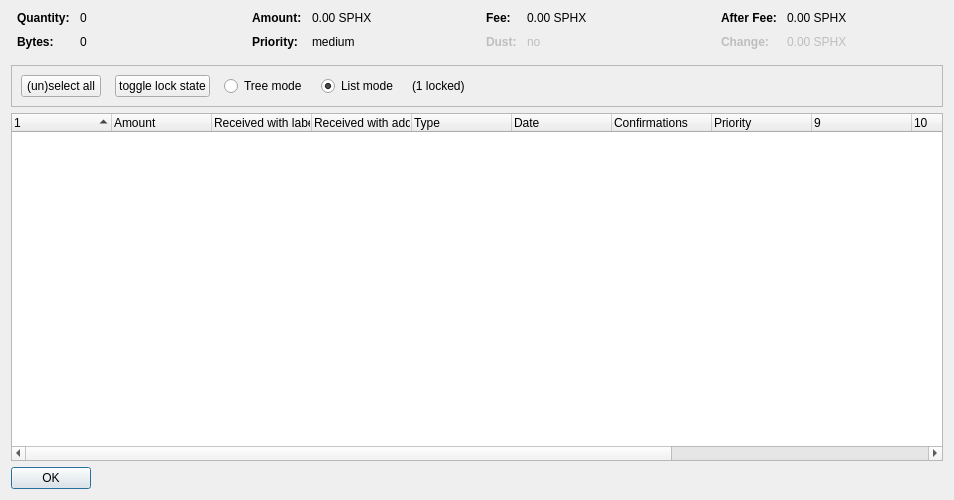
<?xml version="1.0" encoding="UTF-8"?>
<ui version="4.0">
 <class>CoinControlDialog</class>
 <widget class="QDialog" name="CoinControlDialog">
  <property name="geometry">
   <rect>
    <x>0</x>
    <y>0</y>
    <width>954</width>
    <height>500</height>
   </rect>
  </property>
  <property name="windowTitle">
   <string>Coin Selection</string>
  </property>
  <layout class="QVBoxLayout" name="verticalLayout">
   <item>
    <layout class="QHBoxLayout" name="horizontalLayoutTop" stretch="0,0,0,0">
     <property name="topMargin">
      <number>0</number>
     </property>
     <property name="bottomMargin">
      <number>10</number>
     </property>
     <item>
      <layout class="QFormLayout" name="formLayoutCoinControl1">
       <property name="horizontalSpacing">
        <number>10</number>
       </property>
       <property name="verticalSpacing">
        <number>10</number>
       </property>
       <property name="leftMargin">
        <number>6</number>
       </property>
       <property name="rightMargin">
        <number>6</number>
       </property>
       <item row="0" column="0">
        <widget class="QLabel" name="labelCoinControlQuantityText">
         <property name="font">
          <font>
           <weight>75</weight>
           <bold>true</bold>
          </font>
         </property>
         <property name="text">
          <string>Quantity:</string>
         </property>
        </widget>
       </item>
       <item row="0" column="1">
        <widget class="QLabel" name="labelCoinControlQuantity">
         <property name="cursor">
          <cursorShape>IBeamCursor</cursorShape>
         </property>
         <property name="contextMenuPolicy">
          <enum>Qt::ActionsContextMenu</enum>
         </property>
         <property name="text">
          <string notr="true">0</string>
         </property>
         <property name="textInteractionFlags">
          <set>Qt::LinksAccessibleByMouse|Qt::TextSelectableByKeyboard|Qt::TextSelectableByMouse</set>
         </property>
        </widget>
       </item>
       <item row="1" column="0">
        <widget class="QLabel" name="labelCoinControlBytesText">
         <property name="font">
          <font>
           <weight>75</weight>
           <bold>true</bold>
          </font>
         </property>
         <property name="text">
          <string>Bytes:</string>
         </property>
        </widget>
       </item>
       <item row="1" column="1">
        <widget class="QLabel" name="labelCoinControlBytes">
         <property name="cursor">
          <cursorShape>IBeamCursor</cursorShape>
         </property>
         <property name="contextMenuPolicy">
          <enum>Qt::ActionsContextMenu</enum>
         </property>
         <property name="text">
          <string notr="true">0</string>
         </property>
         <property name="textInteractionFlags">
          <set>Qt::LinksAccessibleByMouse|Qt::TextSelectableByKeyboard|Qt::TextSelectableByMouse</set>
         </property>
        </widget>
       </item>
      </layout>
     </item>
     <item>
      <layout class="QFormLayout" name="formLayoutCoinControl2">
       <property name="horizontalSpacing">
        <number>10</number>
       </property>
       <property name="verticalSpacing">
        <number>10</number>
       </property>
       <property name="leftMargin">
        <number>6</number>
       </property>
       <property name="rightMargin">
        <number>6</number>
       </property>
       <item row="0" column="0">
        <widget class="QLabel" name="labelCoinControlAmountText">
         <property name="font">
          <font>
           <weight>75</weight>
           <bold>true</bold>
          </font>
         </property>
         <property name="text">
          <string>Amount:</string>
         </property>
        </widget>
       </item>
       <item row="0" column="1">
        <widget class="QLabel" name="labelCoinControlAmount">
         <property name="cursor">
          <cursorShape>IBeamCursor</cursorShape>
         </property>
         <property name="contextMenuPolicy">
          <enum>Qt::ActionsContextMenu</enum>
         </property>
         <property name="text">
          <string notr="true">0.00 SPHX</string>
         </property>
         <property name="textInteractionFlags">
          <set>Qt::LinksAccessibleByMouse|Qt::TextSelectableByKeyboard|Qt::TextSelectableByMouse</set>
         </property>
        </widget>
       </item>
       <item row="1" column="0">
        <widget class="QLabel" name="labelCoinControlPriorityText">
         <property name="font">
          <font>
           <weight>75</weight>
           <bold>true</bold>
          </font>
         </property>
         <property name="text">
          <string>Priority:</string>
         </property>
        </widget>
       </item>
       <item row="1" column="1">
        <widget class="QLabel" name="labelCoinControlPriority">
         <property name="cursor">
          <cursorShape>IBeamCursor</cursorShape>
         </property>
         <property name="contextMenuPolicy">
          <enum>Qt::ActionsContextMenu</enum>
         </property>
         <property name="text">
          <string>medium</string>
         </property>
         <property name="textInteractionFlags">
          <set>Qt::LinksAccessibleByMouse|Qt::TextSelectableByKeyboard|Qt::TextSelectableByMouse</set>
         </property>
        </widget>
       </item>
      </layout>
     </item>
     <item>
      <layout class="QFormLayout" name="formLayoutCoinControl3">
       <property name="horizontalSpacing">
        <number>10</number>
       </property>
       <property name="verticalSpacing">
        <number>10</number>
       </property>
       <property name="leftMargin">
        <number>6</number>
       </property>
       <property name="rightMargin">
        <number>6</number>
       </property>
       <item row="0" column="0">
        <widget class="QLabel" name="labelCoinControlFeeText">
         <property name="font">
          <font>
           <weight>75</weight>
           <bold>true</bold>
          </font>
         </property>
         <property name="text">
          <string>Fee:</string>
         </property>
        </widget>
       </item>
       <item row="0" column="1">
        <widget class="QLabel" name="labelCoinControlFee">
         <property name="cursor">
          <cursorShape>IBeamCursor</cursorShape>
         </property>
         <property name="contextMenuPolicy">
          <enum>Qt::ActionsContextMenu</enum>
         </property>
         <property name="text">
          <string notr="true">0.00 SPHX</string>
         </property>
         <property name="textInteractionFlags">
          <set>Qt::LinksAccessibleByMouse|Qt::TextSelectableByKeyboard|Qt::TextSelectableByMouse</set>
         </property>
        </widget>
       </item>
       <item row="1" column="0">
        <widget class="QLabel" name="labelCoinControlLowOutputText">
         <property name="enabled">
          <bool>false</bool>
         </property>
         <property name="font">
          <font>
           <weight>75</weight>
           <bold>true</bold>
          </font>
         </property>
         <property name="text">
          <string>Dust:</string>
         </property>
        </widget>
       </item>
       <item row="1" column="1">
        <widget class="QLabel" name="labelCoinControlLowOutput">
         <property name="enabled">
          <bool>false</bool>
         </property>
         <property name="cursor">
          <cursorShape>IBeamCursor</cursorShape>
         </property>
         <property name="contextMenuPolicy">
          <enum>Qt::ActionsContextMenu</enum>
         </property>
         <property name="text">
          <string>no</string>
         </property>
         <property name="textInteractionFlags">
          <set>Qt::LinksAccessibleByMouse|Qt::TextSelectableByKeyboard|Qt::TextSelectableByMouse</set>
         </property>
        </widget>
       </item>
      </layout>
     </item>
     <item>
      <layout class="QFormLayout" name="formLayoutCoinControl4">
       <property name="horizontalSpacing">
        <number>10</number>
       </property>
       <property name="verticalSpacing">
        <number>10</number>
       </property>
       <property name="leftMargin">
        <number>6</number>
       </property>
       <property name="rightMargin">
        <number>6</number>
       </property>
       <item row="0" column="0">
        <widget class="QLabel" name="labelCoinControlAfterFeeText">
         <property name="font">
          <font>
           <weight>75</weight>
           <bold>true</bold>
          </font>
         </property>
         <property name="text">
          <string>After Fee:</string>
         </property>
        </widget>
       </item>
       <item row="0" column="1">
        <widget class="QLabel" name="labelCoinControlAfterFee">
         <property name="cursor">
          <cursorShape>IBeamCursor</cursorShape>
         </property>
         <property name="contextMenuPolicy">
          <enum>Qt::ActionsContextMenu</enum>
         </property>
         <property name="text">
          <string notr="true">0.00 SPHX</string>
         </property>
         <property name="textInteractionFlags">
          <set>Qt::LinksAccessibleByMouse|Qt::TextSelectableByKeyboard|Qt::TextSelectableByMouse</set>
         </property>
        </widget>
       </item>
       <item row="1" column="0">
        <widget class="QLabel" name="labelCoinControlChangeText">
         <property name="enabled">
          <bool>false</bool>
         </property>
         <property name="font">
          <font>
           <weight>75</weight>
           <bold>true</bold>
          </font>
         </property>
         <property name="text">
          <string>Change:</string>
         </property>
        </widget>
       </item>
       <item row="1" column="1">
        <widget class="QLabel" name="labelCoinControlChange">
         <property name="enabled">
          <bool>false</bool>
         </property>
         <property name="cursor">
          <cursorShape>IBeamCursor</cursorShape>
         </property>
         <property name="contextMenuPolicy">
          <enum>Qt::ActionsContextMenu</enum>
         </property>
         <property name="text">
          <string notr="true">0.00 SPHX</string>
         </property>
         <property name="textInteractionFlags">
          <set>Qt::LinksAccessibleByMouse|Qt::TextSelectableByKeyboard|Qt::TextSelectableByMouse</set>
         </property>
        </widget>
       </item>
      </layout>
     </item>
    </layout>
   </item>
   <item>
    <widget class="QFrame" name="frame">
     <property name="minimumSize">
      <size>
       <width>0</width>
       <height>40</height>
      </size>
     </property>
     <property name="frameShape">
      <enum>QFrame::StyledPanel</enum>
     </property>
     <property name="frameShadow">
      <enum>QFrame::Sunken</enum>
     </property>
     <layout class="QHBoxLayout" name="horizontalLayout">
      <item>
       <layout class="QHBoxLayout" name="horizontalLayoutPanel" stretch="0,0,0,0,0,0">
        <property name="spacing">
         <number>14</number>
        </property>
        <item>
         <widget class="QPushButton" name="pushButtonSelectAll">
          <property name="sizePolicy">
           <sizepolicy hsizetype="Maximum" vsizetype="Fixed">
            <horstretch>0</horstretch>
            <verstretch>0</verstretch>
           </sizepolicy>
          </property>
          <property name="text">
           <string>(un)select all</string>
          </property>
          <property name="autoDefault">
           <bool>false</bool>
          </property>
         </widget>
        </item>
        <item>
         <widget class="QPushButton" name="pushButtonToggleLock">
          <property name="sizePolicy">
           <sizepolicy hsizetype="Maximum" vsizetype="Fixed">
            <horstretch>0</horstretch>
            <verstretch>0</verstretch>
           </sizepolicy>
          </property>
          <property name="text">
           <string>toggle lock state</string>
          </property>
          <property name="autoDefault">
           <bool>false</bool>
          </property>
         </widget>
        </item>
        <item>
         <widget class="QRadioButton" name="radioTreeMode">
          <property name="sizePolicy">
           <sizepolicy hsizetype="Maximum" vsizetype="Fixed">
            <horstretch>0</horstretch>
            <verstretch>0</verstretch>
           </sizepolicy>
          </property>
          <property name="text">
           <string>Tree mode</string>
          </property>
         </widget>
        </item>
        <item>
         <widget class="QRadioButton" name="radioListMode">
          <property name="sizePolicy">
           <sizepolicy hsizetype="Maximum" vsizetype="Fixed">
            <horstretch>0</horstretch>
            <verstretch>0</verstretch>
           </sizepolicy>
          </property>
          <property name="text">
           <string>List mode</string>
          </property>
          <property name="checked">
           <bool>true</bool>
          </property>
         </widget>
        </item>
        <item>
         <widget class="QLabel" name="labelLocked">
          <property name="text">
           <string>(1 locked)</string>
          </property>
         </widget>
        </item>
        <item>
         <spacer name="horizontalSpacer">
          <property name="orientation">
           <enum>Qt::Horizontal</enum>
          </property>
          <property name="sizeHint" stdset="0">
           <size>
            <width>40</width>
            <height>20</height>
           </size>
          </property>
         </spacer>
        </item>
       </layout>
      </item>
     </layout>
    </widget>
   </item>
   <item>
    <widget class="CoinControlTreeWidget" name="treeWidget">
     <property name="contextMenuPolicy">
      <enum>Qt::CustomContextMenu</enum>
     </property>
     <property name="sortingEnabled">
      <bool>false</bool>
     </property>
     <property name="columnCount">
      <number>13</number>
     </property>
     <attribute name="headerShowSortIndicator" stdset="0">
      <bool>true</bool>
     </attribute>
     <attribute name="headerStretchLastSection">
      <bool>false</bool>
     </attribute>
     <column>
      <property name="text">
       <string/>
      </property>
     </column>
     <column>
      <property name="text">
       <string>Amount</string>
      </property>
     </column>
     <column>
      <property name="text">
       <string>Received with label</string>
      </property>
     </column>
     <column>
      <property name="text">
       <string>Received with address</string>
      </property>
     </column>
     <column>
      <property name="text">
       <string>Type</string>
      </property>
     </column>
     <column>
      <property name="text">
       <string>Date</string>
      </property>
     </column>
     <column>
      <property name="text">
       <string>Confirmations</string>
      </property>
      <property name="toolTip">
       <string>Confirmed</string>
      </property>
     </column>
     <column>
      <property name="text">
       <string>Priority</string>
      </property>
     </column>
     <column>
      <property name="text">
       <string/>
      </property>
     </column>
     <column>
      <property name="text">
       <string/>
      </property>
     </column>
     <column>
      <property name="text">
       <string/>
      </property>
     </column>
     <column>
      <property name="text">
       <string/>
      </property>
     </column>
     <column>
      <property name="text">
       <string/>
      </property>
     </column>
    </widget>
   </item>
   <item>
    <widget class="QDialogButtonBox" name="buttonBox">
     <property name="sizePolicy">
      <sizepolicy hsizetype="Maximum" vsizetype="Fixed">
       <horstretch>0</horstretch>
       <verstretch>0</verstretch>
      </sizepolicy>
     </property>
     <property name="orientation">
      <enum>Qt::Horizontal</enum>
     </property>
     <property name="standardButtons">
      <set>QDialogButtonBox::Ok</set>
     </property>
    </widget>
   </item>
  </layout>
 </widget>
 <customwidgets>
  <customwidget>
   <class>CoinControlTreeWidget</class>
   <extends>QTreeWidget</extends>
   <header>coincontroltreewidget.h</header>
  </customwidget>
 </customwidgets>
 <resources/>
 <connections/>
</ui>
